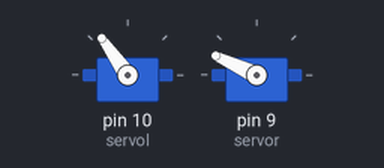
The sketch below on a simulated Arduino Uno, built with avr-gcc and run on an emulated ATmega328P. On the bench: 2 × servo.

Above: at 0.05 s.
At 1.25 s:
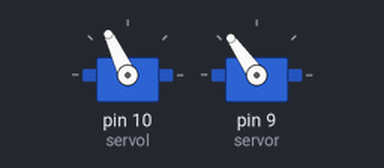
At 2.5 s:
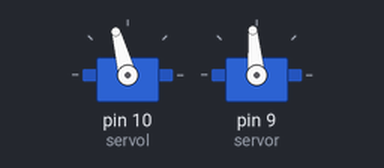
At 5.0 s:
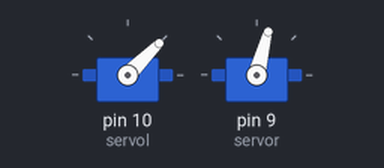
Timing chart, 0 to 6.5 s (numbered marks = the images above):
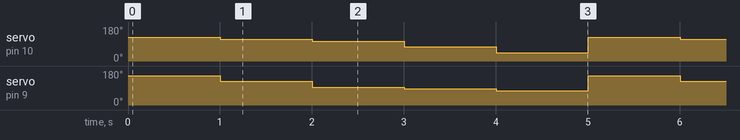

Measured:
- by itself, servo on pin 10 (servol): repeats every 5.0 s: 105° 1.0 s, 75° 1.0 s, 45° 1.0 s, 125° 1.0 s, 115° 1.0 s
- by itself, servo on pin 9 (servor): repeats every 5.0 s: 95° 1.0 s, 85° 1.0 s, 75° 1.0 s, 155° 1.0 s, 125° 1.0 s

The sketch:

sketch_mar04a.ino
```cpp
#include <Servo.h>

Servo servol;  // Left servo
Servo servor;  // Right servo

int l = 125;
int r = 155;
int compt = 0;

void setup() {
  servol.attach(10);
  servor.attach(9);
  init(l, r);
}

void loop() {
  compt = 0;
  while (l > 24 && r > 54) { // Utilisation de l'opérateur && pour l'ET logique
    delay(1000);
    l = left(l, compt);
    r = right(r, compt);
    init(l, r);
    compt += 1;
  }
  l = 125;
  r = 155;
  init(l, r);
}

void init(int l, int r) {
  servol.write(l);
  servor.write(r);
}

int left(int l, int compt) {
  if (compt == 0 || compt == 1) {
    l -= 10;
  }
  if (compt == 2 || compt == 3 || compt == 4) {
    l -= 30;
  }
  return l;
}

int right(int r, int compt) {
  if (compt == 0 || compt == 1) {
    r -= 30;
  }
  if (compt == 2 || compt == 3 || compt == 4) {
    r -= 10;
  }
  return r;
}
```
